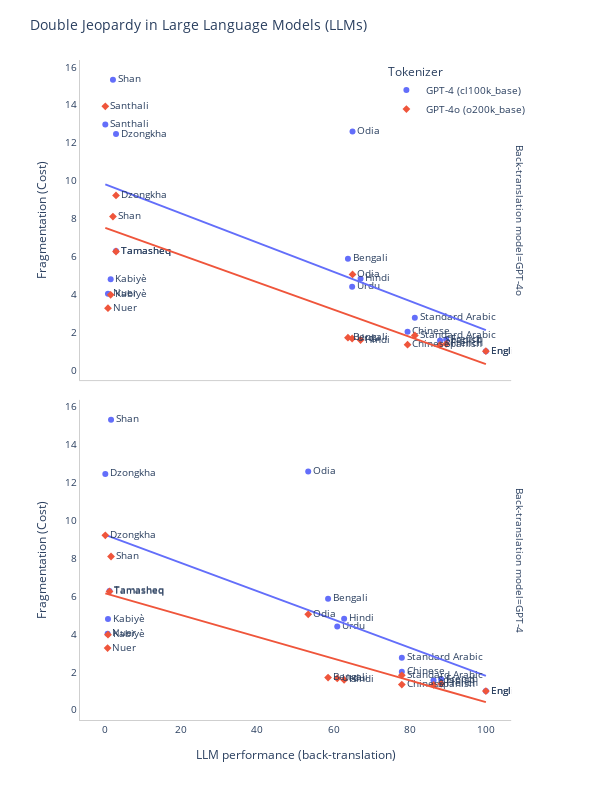

The code cell stored with this chart in its notebook:
### Code cell
fig = px.scatter(
    combined_model_data,
    x="Performance",
    y="Fragmentation",
    color="Tokenizer",
    symbol="Tokenizer",
    text="Language",
    facet_row="Back-translation model",
    trendline="ols",
)

fig.update_layout(
    plot_bgcolor='white',
    title_text='Double Jeopardy in Large Language Models (LLMs)', # title of plot
    yaxis_title_text='Cost (fragmentation)', # xaxis label
    xaxis_title_text='LLM performance (back-translation)', # yaxis label
    font=dict(size=10), # font size
#     bargap=0.01, # gap between bars of adjacent location coordinates
    width=600,
    height=800,
    legend=dict(
        orientation="v",  # Keep the legend vertical
        x=0.86,  # Move it inside the plot area on the right
        y=1,
        xanchor="center",
        yanchor="top",
        bgcolor="rgba(255,255,255,0.5)"  # Optional: add a semi-transparent background to the legend
    ),    # Make sure the axis lines are visible and customize their appearance
    xaxis=dict(
        showline=True,  # Show the x-axis line
        linewidth=1,    # Set the width of the x-axis line
        linecolor='#cfcfcf'  # Set the color of the x-axis line
    ),
    yaxis=dict(
        showline=True,  # Show the y-axis line
        linewidth=1,    # Set the width of the y-axis line
        linecolor='#cfcfcf'  # Set the color of the y-axis line
    ),
    xaxis2=dict(
        showline=True,  # Show the x-axis line
        linewidth=1,    # Set the width of the x-axis line
        linecolor='#cfcfcf'  # Set the color of the x-axis line
    ),
    yaxis2=dict(
        showline=True,  # Show the y-axis line
        linewidth=1,    # Set the width of the y-axis line
        linecolor='#cfcfcf'  # Set the color of the y-axis line
    )

)
fig.update_traces(textposition="middle right")

fig.update_yaxes(
    row=1, col=1,
    title_text='Fragmentation (Cost)',
    # linecolor='#afafaf',
    # linewidth=1,
    # showline=True,
)
fig.update_yaxes(title_text='Fragmentation (Cost)', row=2, col=1)

fig.write_image("../reports/double-jeopardy-llm.png", format="png", scale=4)
fig.show()

### Figure 1 — Plotly figure (JSON) as saved in the notebook; plotly's stock layout.template omitted (floating-point values rounded to 4 significant figures)
{"data": [{"hovertemplate": "Tokenizer=GPT-4 (cl100k_base)<br>Back-translation model=GPT-4o<br>Performance=%{x}<br>Fragmentation=%{y}<br>Language=%{text}<extra></extra>", "legendgroup": "GPT-4 (cl100k_base)", "marker": {"color": "#636efa", "symbol": "circle"}, "mode": "markers+text", "name": "GPT-4 (cl100k_base)", "orientation": "v", "showlegend": true, "text": ["Nuer", "Kabiyè", "Tamasheq", "Dzongkha", "Hindi", "Bengali", "Urdu", "Odia", "Santhali", "Shan", "Chinese", "Standard Arabic", "Spanish", "French", "English"], "textposition": "middle right", "type": "scatter", "x": [0.8024, 1.505, 2.909, 2.909, 67.1, 63.79, 64.89, 64.99, 0.1003, 2.106, 79.44, 81.34, 87.96, 89.57, 100], "xaxis": "x2", "y": [4.031, 4.8, 6.283, 12.46, 4.822, 5.877, 4.402, 12.59, 12.96, 15.33, 2.019, 2.764, 1.565, 1.621, 1], "yaxis": "y2"}, {"hovertemplate": "<b>OLS trendline</b><br>Fragmentation = -0.0770014 * Performance + 9.81047<br>R<sup>2</sup>=0.410979<br><br>Tokenizer=GPT-4 (cl100k_base)<br>Back-translation model=GPT-4o<br>Performance=%{x}<br>Fragmentation=%{y} <b>(trend)</b><extra></extra>", "legendgroup": "GPT-4 (cl100k_base)", "marker": {"color": "#636efa", "symbol": "circle"}, "mode": "lines", "name": "GPT-4 (cl100k_base)", "showlegend": false, "textposition": "middle right", "type": "scatter", "x": [0.1003, 0.8024, 1.505, 2.106, 2.909, 2.909, 63.79, 64.89, 64.99, 67.1, 79.44, 81.34, 87.96, 89.57, 100], "xaxis": "x2", "y": [9.803, 9.749, 9.695, 9.648, 9.586, 9.586, 4.898, 4.813, 4.806, 4.644, 3.694, 3.547, 3.037, 2.914, 2.11], "yaxis": "y2"}, {"hovertemplate": "Tokenizer=GPT-4 (cl100k_base)<br>Back-translation model=GPT-4<br>Performance=%{x}<br>Fragmentation=%{y}<br>Language=%{text}<extra></extra>", "legendgroup": "GPT-4 (cl100k_base)", "marker": {"color": "#636efa", "symbol": "circle"}, "mode": "markers+text", "name": "GPT-4 (cl100k_base)", "orientation": "v", "showlegend": false, "text": ["Nuer", "Kabiyè", "Tamasheq", "Dzongkha", "Hindi", "Bengali", "Urdu", "Odia", "Santhali", "Shan", "Chinese", "Standard Arabic", "Spanish", "French", "English"], "textposition": "middle right", "type": "scatter", "x": [0.7021, 0.8024, 1.204, 0.1003, 62.79, 58.58, 60.98, 53.36, null, 1.605, 77.93, 77.93, 86.26, 88.26, 100], "xaxis": "x", "y": [4.031, 4.8, 6.283, 12.46, 4.822, 5.877, 4.402, 12.59, 12.96, 15.33, 2.019, 2.764, 1.565, 1.621, 1], "yaxis": "y"}, {"hovertemplate": "<b>OLS trendline</b><br>Fragmentation = -0.0745605 * Performance + 9.25435<br>R<sup>2</sup>=0.395034<br><br>Tokenizer=GPT-4 (cl100k_base)<br>Back-translation model=GPT-4<br>Performance=%{x}<br>Fragmentation=%{y} <b>(trend)</b><extra></extra>", "legendgroup": "GPT-4 (cl100k_base)", "marker": {"color": "#636efa", "symbol": "circle"}, "mode": "lines", "name": "GPT-4 (cl100k_base)", "showlegend": false, "textposition": "middle right", "type": "scatter", "x": [0.1003, 0.7021, 0.8024, 1.204, 1.605, 53.36, 58.58, 60.98, 62.79, 77.93, 77.93, 86.26, 88.26, 100], "xaxis": "x", "y": [9.247, 9.202, 9.195, 9.165, 9.135, 5.276, 4.887, 4.707, 4.573, 3.444, 3.444, 2.823, 2.673, 1.798], "yaxis": "y"}, {"hovertemplate": "Tokenizer=GPT-4o (o200k_base)<br>Back-translation model=GPT-4o<br>Performance=%{x}<br>Fragmentation=%{y}<br>Language=%{text}<extra></extra>", "legendgroup": "GPT-4o (o200k_base)", "marker": {"color": "#EF553B", "symbol": "diamond"}, "mode": "markers+text", "name": "GPT-4o (o200k_base)", "orientation": "v", "showlegend": true, "text": ["Nuer", "Kabiyè", "Tamasheq", "Dzongkha", "Hindi", "Bengali", "Urdu", "Odia", "Santhali", "Shan", "Chinese", "Standard Arabic", "Spanish", "French", "English"], "textposition": "middle right", "type": "scatter", "x": [0.8024, 1.505, 2.909, 2.909, 67.1, 63.79, 64.89, 64.99, 0.1003, 2.106, 79.44, 81.34, 87.96, 89.57, 100], "xaxis": "x2", "y": [3.269, 3.975, 6.262, 9.223, 1.587, 1.711, 1.668, 5.05, 13.93, 8.103, 1.34, 1.832, 1.331, 1.379, 1], "yaxis": "y2"}, {"hovertemplate": "<b>OLS trendline</b><br>Fragmentation = -0.0719896 * Performance + 7.51517<br>R<sup>2</sup>=0.572975<br><br>Tokenizer=GPT-4o (o200k_base)<br>Back-translation model=GPT-4o<br>Performance=%{x}<br>Fragmentation=%{y} <b>(trend)</b><extra></extra>", "legendgroup": "GPT-4o (o200k_base)", "marker": {"color": "#EF553B", "symbol": "diamond"}, "mode": "lines", "name": "GPT-4o (o200k_base)", "showlegend": false, "textposition": "middle right", "type": "scatter", "x": [0.1003, 0.8024, 1.505, 2.106, 2.909, 2.909, 63.79, 64.89, 64.99, 67.1, 79.44, 81.34, 87.96, 89.57, 100], "xaxis": "x2", "y": [7.508, 7.457, 7.407, 7.364, 7.306, 7.306, 2.923, 2.843, 2.836, 2.685, 1.796, 1.659, 1.183, 1.067, 0.3162], "yaxis": "y2"}, {"hovertemplate": "Tokenizer=GPT-4o (o200k_base)<br>Back-translation model=GPT-4<br>Performance=%{x}<br>Fragmentation=%{y}<br>Language=%{text}<extra></extra>", "legendgroup": "GPT-4o (o200k_base)", "marker": {"color": "#EF553B", "symbol": "diamond"}, "mode": "markers+text", "name": "GPT-4o (o200k_base)", "orientation": "v", "showlegend": false, "text": ["Nuer", "Kabiyè", "Tamasheq", "Dzongkha", "Hindi", "Bengali", "Urdu", "Odia", "Santhali", "Shan", "Chinese", "Standard Arabic", "Spanish", "French", "English"], "textposition": "middle right", "type": "scatter", "x": [0.7021, 0.8024, 1.204, 0.1003, 62.79, 58.58, 60.98, 53.36, null, 1.605, 77.93, 77.93, 86.26, 88.26, 100], "xaxis": "x", "y": [3.269, 3.975, 6.262, 9.223, 1.587, 1.711, 1.668, 5.05, 13.93, 8.103, 1.34, 1.832, 1.331, 1.379, 1], "yaxis": "y"}, {"hovertemplate": "<b>OLS trendline</b><br>Fragmentation = -0.0574797 * Performance + 6.16214<br>R<sup>2</sup>=0.652647<br><br>Tokenizer=GPT-4o (o200k_base)<br>Back-translation model=GPT-4<br>Performance=%{x}<br>Fragmentation=%{y} <b>(trend)</b><extra></extra>", "legendgroup": "GPT-4o (o200k_base)", "marker": {"color": "#EF553B", "symbol": "diamond"}, "mode": "lines", "name": "GPT-4o (o200k_base)", "showlegend": false, "textposition": "middle right", "type": "scatter", "x": [0.1003, 0.7021, 0.8024, 1.204, 1.605, 53.36, 58.58, 60.98, 62.79, 77.93, 77.93, 86.26, 88.26, 100], "xaxis": "x", "y": [6.156, 6.122, 6.116, 6.093, 6.07, 3.095, 2.795, 2.657, 2.553, 1.683, 1.683, 1.204, 1.089, 0.4142], "yaxis": "y"}], "layout": {"annotations": [{"font": {}, "showarrow": false, "text": "Back-translation model=GPT-4", "textangle": 90, "x": 0.98, "xanchor": "left", "xref": "paper", "y": 0.2425, "yanchor": "middle", "yref": "paper"}, {"font": {}, "showarrow": false, "text": "Back-translation model=GPT-4o", "textangle": 90, "x": 0.98, "xanchor": "left", "xref": "paper", "y": 0.7575, "yanchor": "middle", "yref": "paper"}], "font": {"size": 10}, "height": 800, "legend": {"bgcolor": "rgba(255,255,255,0.5)", "orientation": "v", "title": {"text": "Tokenizer"}, "tracegroupgap": 0, "x": 0.86, "xanchor": "center", "y": 1, "yanchor": "top"}, "margin": {"t": 60}, "plot_bgcolor": "white", "title": {"text": "Double Jeopardy in Large Language Models (LLMs)"}, "width": 600, "xaxis": {"anchor": "y", "domain": [0, 0.98], "linecolor": "#cfcfcf", "linewidth": 1, "showline": true, "title": {"text": "LLM performance (back-translation)"}}, "xaxis2": {"anchor": "y2", "domain": [0, 0.98], "linecolor": "#cfcfcf", "linewidth": 1, "matches": "x", "showline": true, "showticklabels": false}, "yaxis": {"anchor": "x", "domain": [0, 0.485], "linecolor": "#cfcfcf", "linewidth": 1, "showline": true, "title": {"text": "Fragmentation (Cost)"}}, "yaxis2": {"anchor": "x2", "domain": [0.515, 1], "linecolor": "#cfcfcf", "linewidth": 1, "matches": "y", "showline": true, "title": {"text": "Fragmentation (Cost)"}}}}
